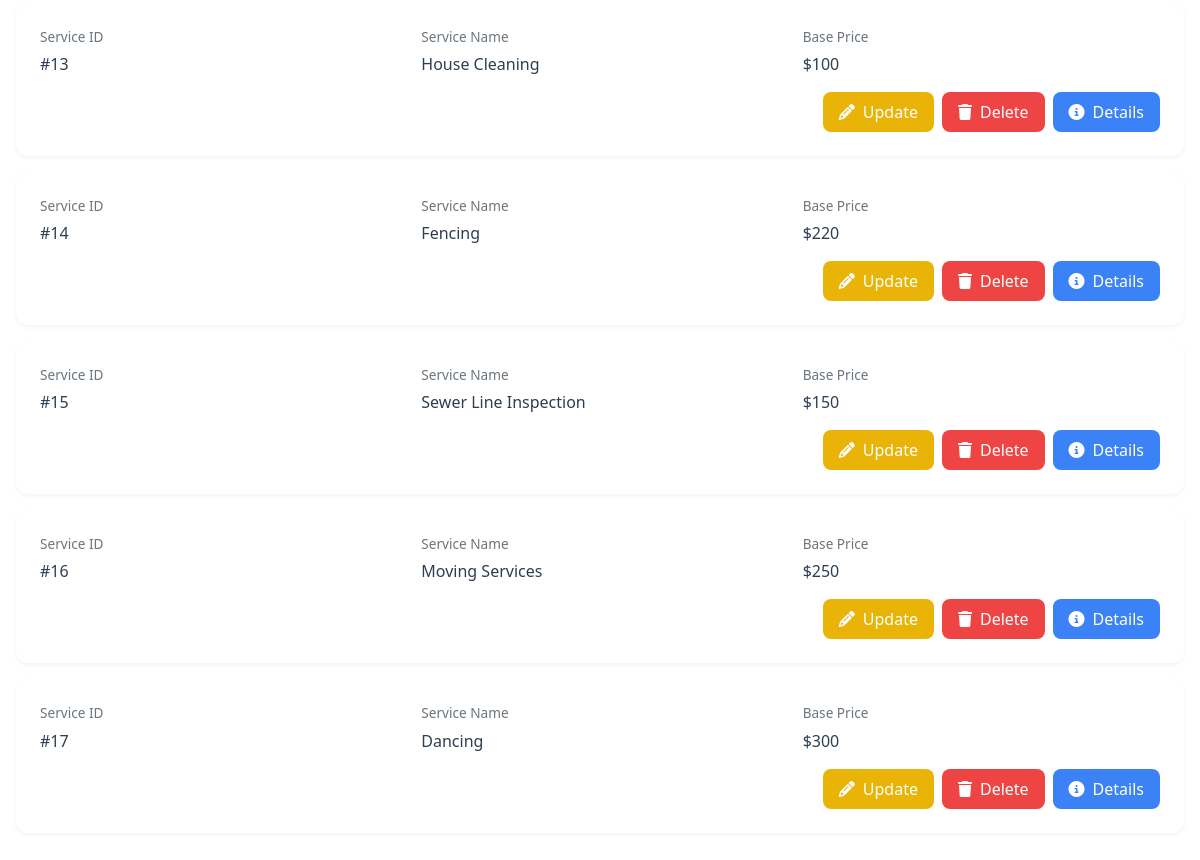
/Admin_Manage_Services.html (signed in, lower part), run on an earlier commit of the app's database.
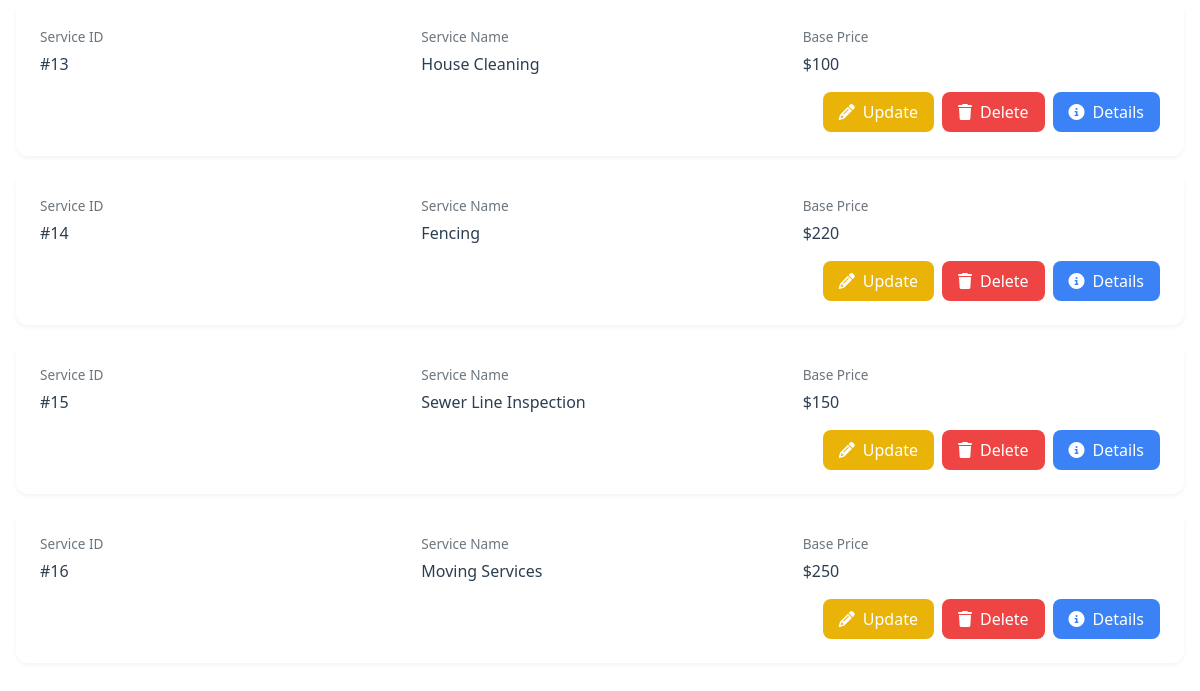
And on a later commit of the database.
### tables this page shows
CREATE TABLE Services (
    ServiceID INTEGER PRIMARY KEY,
    ServiceName VARCHAR(255) NOT NULL,
    Description TEXT,
    BasePrice DECIMAL(10, 2) NOT NULL
);

### backend/app.py (the view, shortened to what this page needs)
@app.route('/Admin_Manage_Services.html', methods=['GET', 'POST'])
def adminManageServices():
    if 'user_type' not in session or session['user_type'] != 'admin':
        return redirect(url_for('login'))
    conn = sqlite3.connect('database.db')
    cursor = conn.cursor()
    cursor.execute("SELECT * FROM Services")
    services = cursor.fetchall()
    conn.close()
    return render_template('Admin_Manage_Services.html', services=services)

### templates/Admin_Manage_Services.html (shortened to what this page needs)
<!DOCTYPE html>
<html lang="en">
<head>
    <link href="https://cdnjs.cloudflare.com/ajax/libs/bootstrap/5.3.0/css/bootstrap.min.css" rel="stylesheet">
    <link href="https://cdnjs.cloudflare.com/ajax/libs/font-awesome/6.4.0/css/all.min.css" rel="stylesheet">
    <link rel="stylesheet" href="https://cdnjs.cloudflare.com/ajax/libs/animate.css/4.1.1/animate.min.css"/>
</head>
<body>
    <div class="dashboard-container animate__animated animate__fadeInUp">
        {% if services %}
            {% for service in services %}
                <div class="service-card animate__animated animate__fadeInUp">
                    <div class="service-info">
                        <div class="info-group">
                            <span class="info-label">Service ID</span>
                            <span class="info-value">#{{ service[0] }}</span>
                        </div>
                        <div class="info-group">
                            <span class="info-label">Service Name</span>
                            <span class="info-value">{{ service[1] }}</span>
                        </div>
                        <div class="info-group">
                            <span class="info-label">Base Price</span>
                            <span class="info-value">${{ service[3] }}</span>
                        </div>
                    </div>
                    <div class="action-buttons">
                        <form method="POST" action="/Admin_Manage_Services.html">
                            <button type="button" class="btn btn-update" data-bs-toggle="modal" data-bs-target="#updateModal-{{ service[0] }}">
                                <i class="fas fa-pencil-alt"></i>
                                Update
                            </button>
                        </form>
                        <form method="POST" action="/Admin_Manage_Services.html">
                            <button type="submit" class="btn btn-delete" onclick="return confirm('Are you sure you want to delete this service?')">
                                <i class="fas fa-trash"></i>
                                Delete
                            </button>
                        </form>
                        <a href="/serviceDetails?service_id={{ service[0] }}" class="btn btn-details">
                            <i class="fas fa-info-circle"></i>
                            Details
                        </a>
                    </div>
                </div>
            {% endfor %}
        {% else %}
            <div class="empty-state animate__animated animate__fadeInUp">
                <i class="fas fa-tools fa-3x mb-3"></i>
                <h3>No Services Found</h3>
                <p>There are currently no services in the system.</p>
            </div>
        {% endif %}
    </div>
</body>
</html>

What changed in the data, as far as the page shows it:
removed Services: ServiceID "17", ServiceName "Dancing", BasePrice "300"
